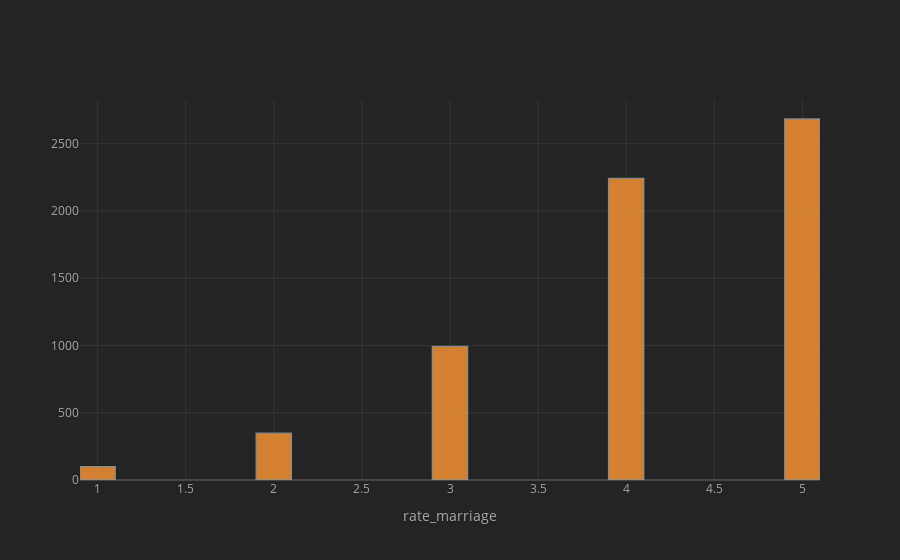

Write notebook code for a chart like this one.
### Code cell
# exploring marriage ratindg
df['rate_marriage'].iplot(kind='hist',xTitle='rate_marriage',bins=30,bestfit=True)

### Figure 1 — Plotly figure (JSON) as saved in the notebook; plotly's stock layout.template omitted (floating-point values rounded to 4 significant figures; data arrays with more than 128 entries replaced by an {"elided": "..."} marker saying what was removed)
{"data": [{"histfunc": "count", "histnorm": "", "marker": {"color": "rgba(255, 153, 51, 1.0)", "line": {"color": "#A4A4A4", "width": 1.3}}, "name": "rate_marriage", "nbinsx": 30, "opacity": 0.8, "orientation": "v", "type": "histogram", "x": {"elided": "6366 int values"}}], "layout": {"barmode": "overlay", "legend": {"bgcolor": "#242424", "font": {"color": "#F4F4F4"}}, "paper_bgcolor": "#242424", "plot_bgcolor": "#242424", "title": {"font": {"color": "#F4F4F4"}}, "xaxis": {"gridcolor": "#343434", "showgrid": true, "tickfont": {"color": "#A4A4A4"}, "title": {"font": {"color": "#A4A4A4"}, "text": "rate_marriage"}, "zerolinecolor": "#444444"}, "yaxis": {"gridcolor": "#343434", "showgrid": true, "tickfont": {"color": "#A4A4A4"}, "title": {"font": {"color": "#A4A4A4"}, "text": ""}, "zerolinecolor": "#444444"}}}
